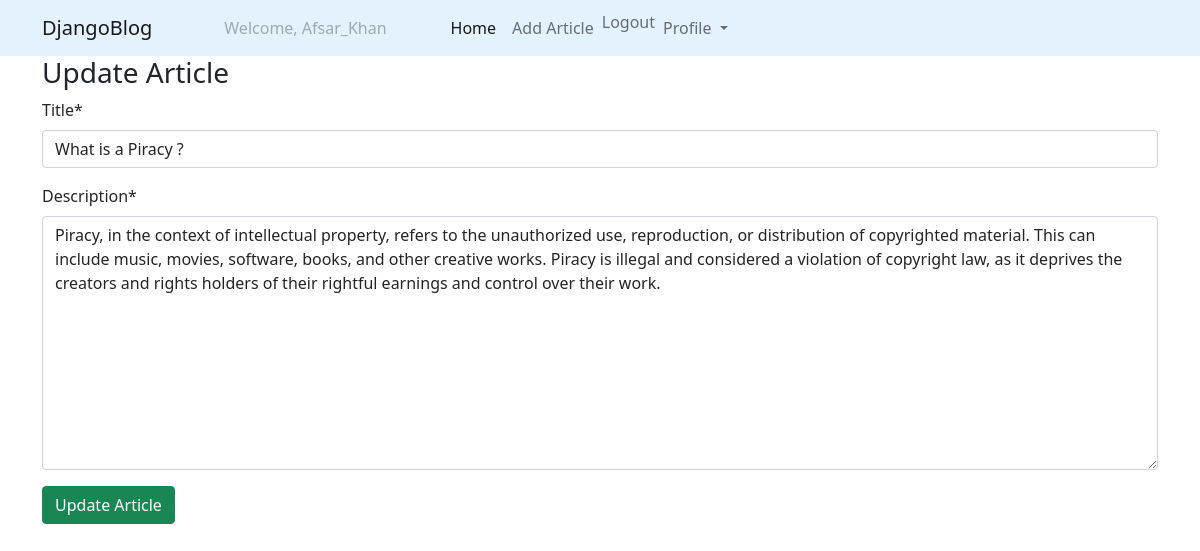
/update/what-is-a-piracy/ (signed in), run on the app's committed database.
### articles/models.py (models this page shows, shortened)
class Article(models.Model):
    title = models.CharField(max_length=200)
    description = models.TextField()
    slug = models.SlugField(max_length=100, unique=True)
    published = models.DateTimeField(auto_now_add=True)
    author = models.ForeignKey(User, on_delete=models.CASCADE)

### articles/views.py (the view)
# urls.py: path('update/<slug:slug>/', update_article, name='update_article'),
@login_required
def update_article(request, slug):
    article = get_object_or_404(Article, slug=slug)
    form = ArticleUpdateForm(request.POST or None, instance=article)
    if form.is_valid():
        form.save()
        return redirect('article_list')
    return render(request, 'account/update.html' ,{'form': form})

### articles/forms.py
class ArticleUpdateForm(forms.ModelForm):
    class Meta:
        model = Article
        fields = ('title', 'description')

### articles/templates/account/update.html (shortened to what this page needs)
{% extends 'base.html' %}
{% load crispy_forms_tags %}
{% block body %}
<div class="container">
    <h3>Update Article</h3>
    <form action="" method="post">
        {{form | crispy}}
        <input type="submit" value="Update Article" class="btn btn-success">
    </form>
</div>
{% endblock %}

### articles/templates/navbar.html (shortened to what this page needs)
<nav class="navbar navbar-expand-lg navbar-light" style="background-color: #e3f2fd;">
    <div class="container">
        <a class="navbar-brand" href="{% url 'article_list' %}">DjangoBlog</a>
        <div class="collapse navbar-collapse" id="navbarNavDropdown">
            <ul class="navbar-nav">
                {% if request.user.is_authenticated %}
                <li class="nav-item mx-5">
                    <a class="nav-link disabled" href="#">Welcome, {{ request.user.username }}</a>
                </li>
                <li class="nav-item">
                    <a class="nav-link active" aria-current="page" href="{% url 'article_list' %}">Home</a>
                </li>
                <li class="nav-item">
                    <a class="nav-link" href="{% url 'article_form' %}">Add Article</a>
                </li>
                <li class="nav-item">
                    <form method="post" action="{% url 'logout' %}">
                        <button type="submit" class="nav-link btn btn-link" style="display: inline; padding: 0; margin: 0; border: none;">Logout</button>
                    </form>
                </li>
                <li class="nav-item dropdown">
                    <a class="nav-link dropdown-toggle" href="#" id="navbarDropdownMenuLink" role="button" data-bs-toggle="dropdown" aria-expanded="false">
                        Profile
                    </a>
                </li>
                {% endif %}
            </ul>
        </div>
    </div>
</nav>

### data on the page
Article: title "What is a Piracy ?", description "Piracy, in the context of intellectual property, refers to the unauthorized use, reproduction, or distribution of copyrighted material. This can include music, movies, software, books, and other creative works. Piracy is illegal and considered a violation of copyright law, as it deprives the creators and rights holders of their rightful earnings and control over their work."

### other printed values
{{ request.user.username }} "Afsar_Khan"
